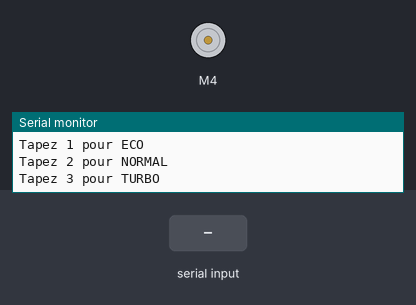
The sketch below on a simulated Arduino Uno, built with avr-gcc and run on an emulated ATmega328P. Shown: DC motor (green arrow = forward, orange = backward, longer = faster), the last lines printed to the serial monitor. The test bench sets the inputs (shaded band).

Above: at 1.2 s.
1.3 s: "1\n" received over Serial
At 2.3 s:
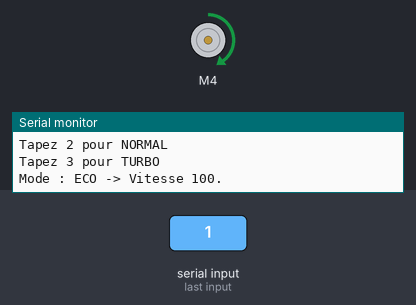
2.8 s: byte 50 ('2') received over Serial
At 3.4 s:
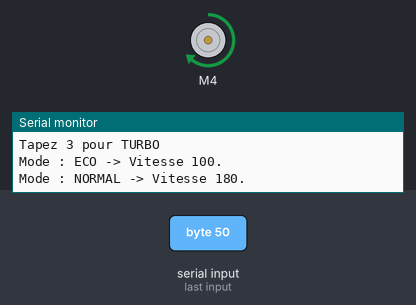
4.3 s: byte 51 ('3') received over Serial
At 4.6 s:
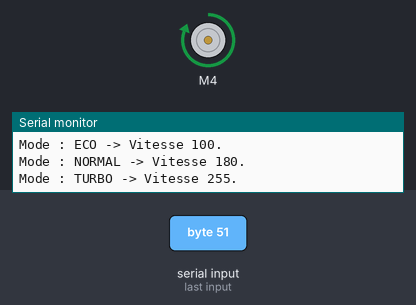
5.8 s: byte 48 ('0') received over Serial
At 6.9 s:
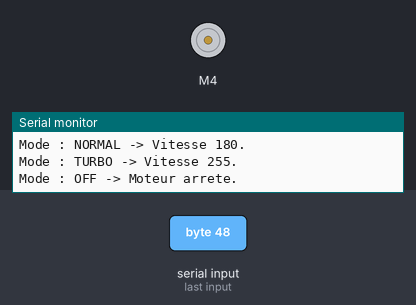
7.3 s: "2\n" received over Serial
At 8.0 s:
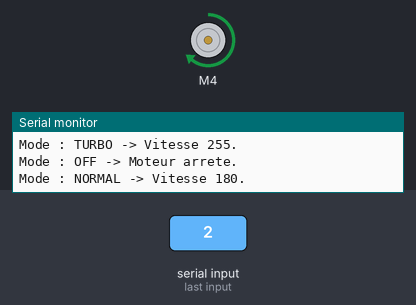
8.8 s: "0\n" received over Serial
At 9.2 s:
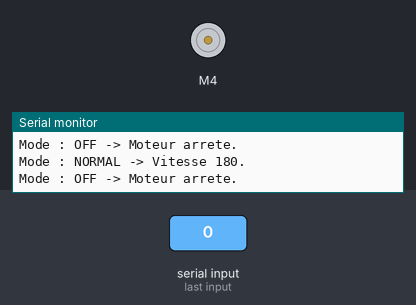
Timing chart, 0 to 11.3 s (numbered marks = the images above; inputs shaded):
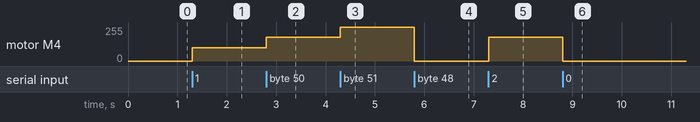

Measured:
- after the input at 1.3 s, motor M4: stopped → forward 100/255 at once
- after the input at 2.8 s, motor M4: forward 100/255 → forward 180/255 at once
- after the input at 4.3 s, motor M4: forward 180/255 → forward 255/255 at once
- after the input at 5.8 s, motor M4: forward 255/255 → stopped at once
- after the input at 7.3 s, motor M4: stopped → forward 180/255 at once
- after the input at 8.8 s, motor M4: forward 180/255 → stopped at once

The sketch:

Ex3_machine_etat.ino
```cpp
#include <AFMotor.h>

AF_DCMotor motor(4);

enum ModeVentilateur { OFF, ECO, NORMAL, TURBO };
ModeVentilateur etatActuel = OFF;

void setup() {
  Serial.begin(9600);
  motor.setSpeed(0);
  motor.run(RELEASE);
  Serial.println("=== Interface de Controle ===");
  Serial.println("Tapez 0 pour OFF");
  Serial.println("Tapez 1 pour ECO");
  Serial.println("Tapez 2 pour NORMAL");
  Serial.println("Tapez 3 pour TURBO");
}

void executerMode() {
  switch (etatActuel) {
    case OFF:    Serial.println("Mode : OFF -> Moteur arrete.");    motor.setSpeed(0);   motor.run(RELEASE); break;
    case ECO:    Serial.println("Mode : ECO -> Vitesse 100.");      motor.setSpeed(100); motor.run(FORWARD); break;
    case NORMAL: Serial.println("Mode : NORMAL -> Vitesse 180.");   motor.setSpeed(180); motor.run(FORWARD); break;
    case TURBO:  Serial.println("Mode : TURBO -> Vitesse 255.");    motor.setSpeed(255); motor.run(FORWARD); break;
  }
}

void loop() {
  if (Serial.available() > 0) {
    char commande = Serial.read();
    switch (commande) {
      case '0': etatActuel = OFF;    break;
      case '1': etatActuel = ECO;    break;
      case '2': etatActuel = NORMAL; break;
      case '3': etatActuel = TURBO;  break;
      case '\n': case '\r': return;
      default: Serial.println("Erreur: Commande non reconnue. Entrez 0, 1, 2 ou 3."); return;
    }
    executerMode();
  }
}
```
